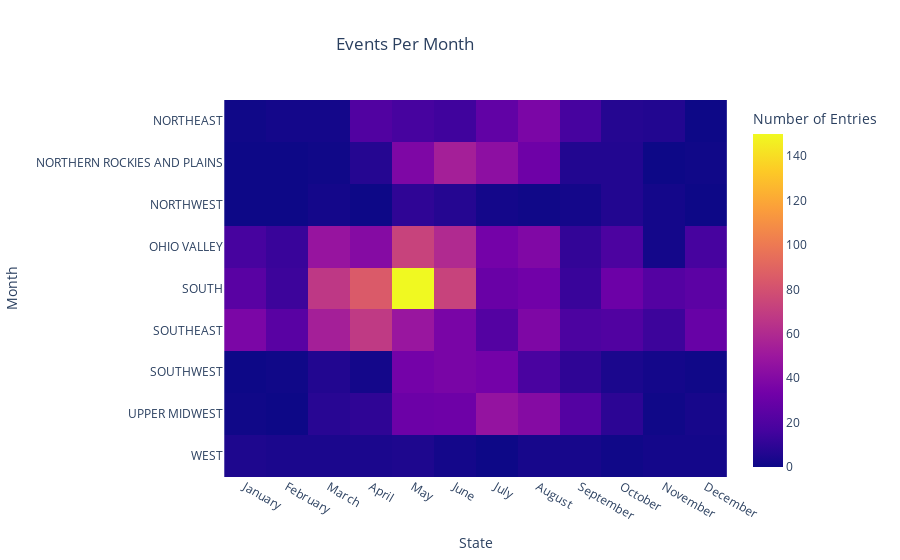

Notebook source saved alongside this figure:
### Code cell
fig = px.imshow(
    region_matrix,
    labels={'x': 'State', 'y': 'Month', 'color': 'Number of Entries'},
    title='Tornado Events by Month and State'
)

fig.update_layout(
    title={
        'text': "Events Per Month",
        'x': 0.45,           
        'xanchor': 'center'
        }
)
# Show the heatmap
fig.show()

### Figure 1 — Plotly figure (JSON) as saved in the notebook; plotly's stock layout.template omitted (floating-point values rounded to 4 significant figures)
{"data": [{"coloraxis": "coloraxis", "hovertemplate": "State: %{x}<br>Month: %{y}<br>Number of Entries: %{z}<extra></extra>", "name": "0", "type": "heatmap", "x": ["January", "February", "March", "April", "May", "June", "July", "August", "September", "October", "November", "December"], "xaxis": "x", "y": ["NORTHEAST", "NORTHERN ROCKIES AND PLAINS", "NORTHWEST", "OHIO VALLEY", "SOUTH", "SOUTHEAST", "SOUTHWEST", "UPPER MIDWEST", "WEST"], "yaxis": "y", "z": [[1, 2, 2, 21, 17, 15, 27, 37, 17, 7, 6, 0], [0, 0, 1, 7, 38, 54, 44, 32, 6, 6, 0, 1], [0, 0, 2, 0, 10, 7, 2, 1, 2, 6, 2, 0], [17, 13, 48, 41, 73, 60, 34, 39, 11, 19, 2, 17], [24, 14, 67, 85, 150, 73, 30, 33, 13, 31, 22, 25], [37, 24, 54, 68, 49, 36, 22, 38, 19, 21, 14, 29], [0, 1, 6, 2, 34, 36, 34, 18, 10, 4, 2, 1], [1, 0, 8, 10, 31, 32, 47, 41, 22, 9, 1, 3], [5, 4, 4, 4, 5, 2, 0, 3, 3, 1, 2, 2]]}], "layout": {"coloraxis": {"colorbar": {"title": {"text": "Number of Entries"}}, "colorscale": [[0, "#0d0887"], [0.1111, "#46039f"], [0.2222, "#7201a8"], [0.3333, "#9c179e"], [0.4444, "#bd3786"], [0.5556, "#d8576b"], [0.6667, "#ed7953"], [0.7778, "#fb9f3a"], [0.8889, "#fdca26"], [1, "#f0f921"]]}, "title": {"text": "Events Per Month", "x": 0.45, "xanchor": "center"}, "xaxis": {"anchor": "y", "constrain": "domain", "domain": [0, 1], "scaleanchor": "y", "title": {"text": "State"}}, "yaxis": {"anchor": "x", "autorange": "reversed", "constrain": "domain", "domain": [0, 1], "title": {"text": "Month"}}}}
